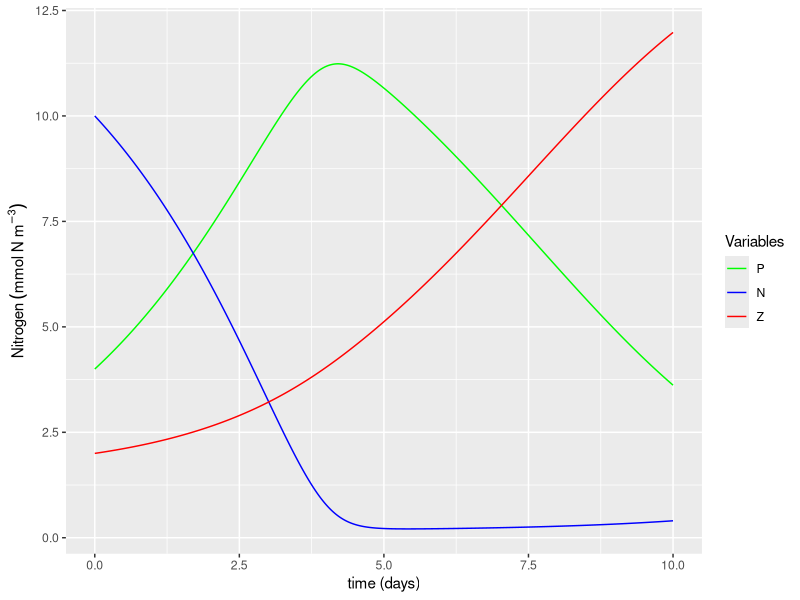

Recreate this plot in R.
library(ggplot2)

# User settings ----------------------------------------
# Framework
days <- 10    # number of days of experiment run (units: days)
dt   <- 0.01  # time-step  (units: days)

# Parameters
mu     <- 0.5   # growth rate of phytoplankton (units: d^-1)
K      <- 1     # half-saturation for nutrient absoption by phytoplankton (units: mmolN m^-3)
gamma  <- 0.4   # growth rate of zooplankton (units: d^-1)
Lambda <- 0.1   # initial slope of ingestion saturation of zooplankton (units: mmol N^-1 m^3)
alpha  <- 0.004 # initial slope of P vs I curve (units: {mmolN m^-3}^-1)
mP     <- 0.07  # mortality rate of phytoplankton (units: d^-1)
mZ     <- 0.03  # mortality rate of zooplankton (units: d^-1)

# Initial conditions
Pinitial <- 4  # initial phytoplankton concentration (units: mmolN m^-3)
Ninitial <- 10 # initial nutrients concentration (units: mmolN m^-3)
Zinitial <- 2  # initial zooplankton concentration (units: mmolN m^-3)

# End of User settings ---------------------------------

# Chores (calculate number of steps, create time vector, create zero vectors, ...)
NoSTEPS <- as.integer(days / dt) # Calculates the number of steps by dividing days by dt and rounding down
time <- seq(from = 0, to = days, length = NoSTEPS) # Create time vector of equally spaced numbers from zero to "days"
P <- numeric(NoSTEPS)      # Make Phytoplankton "empty" vector by making a vector array of zeros (size: NoSTEPS rows by ONE column) (units: mmolN m^-3) 
N <- numeric(NoSTEPS)      # Make Nutrients "empty" vector (same process as above) (units: mmolN m^-3)
Z <- numeric(NoSTEPS)      # Make Zooplankton "empty" vector (same process as above) (units: mmolN m^-3)
L_N <- numeric(NoSTEPS)    # Make "Limitation of N on Phytoplankton" empty vector (same process as above) (units: dimensionless)
L_P <- numeric(NoSTEPS)    # Make "Limitation of P on Zooplankton" empty vector (same process as above) (units: dimensionless)

# Initializing with initial conditions -----------------------------------------
P[1] <- Pinitial # Initializing phytoplankton vector
N[1] <- Ninitial # Initializing nutrients vector
Z[1] <- Zinitial # Initializing zooplankton vector


# ******************************************************************************
# MAIN MODEL LOOP **************************************************************
for (t in 1:(NoSTEPS-1)) {
  L_N[t] <- N[t]/(K+N[t])       # Calculate Limitation due to (low) nutrients on phytoplankton. Eq. 12 
  L_P[t] <- 1-exp(-Lambda*P[t]) # Calculate Limitation due to (low) phytoplankton on zooplankton. Eq. 13
  
  # Estimate model state at time t+1 
  P[t+1] <- P[t] + (((mu*L_N[t]*P[t]) - (gamma*L_P[t]*Z[t]) - (mP*P[t])) * dt) # Eq. 9
  N[t+1] <- N[t] + (((mP*P[t]) + (mZ*Z[t]) - (mu*L_N[t]*P[t])) * dt)           # Eq. 10
  Z[t+1] <- Z[t] + (((gamma*L_P[t]*Z[t]) - (mZ*Z[t])) * dt)                           # Eq. 11
}
# end of main model LOOP********************************************************
# ******************************************************************************


# For cleanliness, let's pack everything into a data frame
output <- data.frame(time=time,
                     N=N,
                     P=P,
                     Z=Z)

# Print to screen
print("Model run is done!")  

# Plotting ---------------------------------------------------------------------
# Plot 1: Main variables
ggplot(data = output, aes(x=time)) +
  geom_line(aes(y = P, color="P")) +
  geom_line(aes(y = N, color="N")) +
  geom_line(aes(y = Z, color="Z")) +
  labs(x = "time (days)",
       y = expression(Nitrogen~(mmol~N~m^-3))) +
  scale_color_manual("Variables",
                     breaks = c("P", "N", "Z"),
                     labels = c("P", "N", "Z"),
                     values = c("green", "blue", "red"))